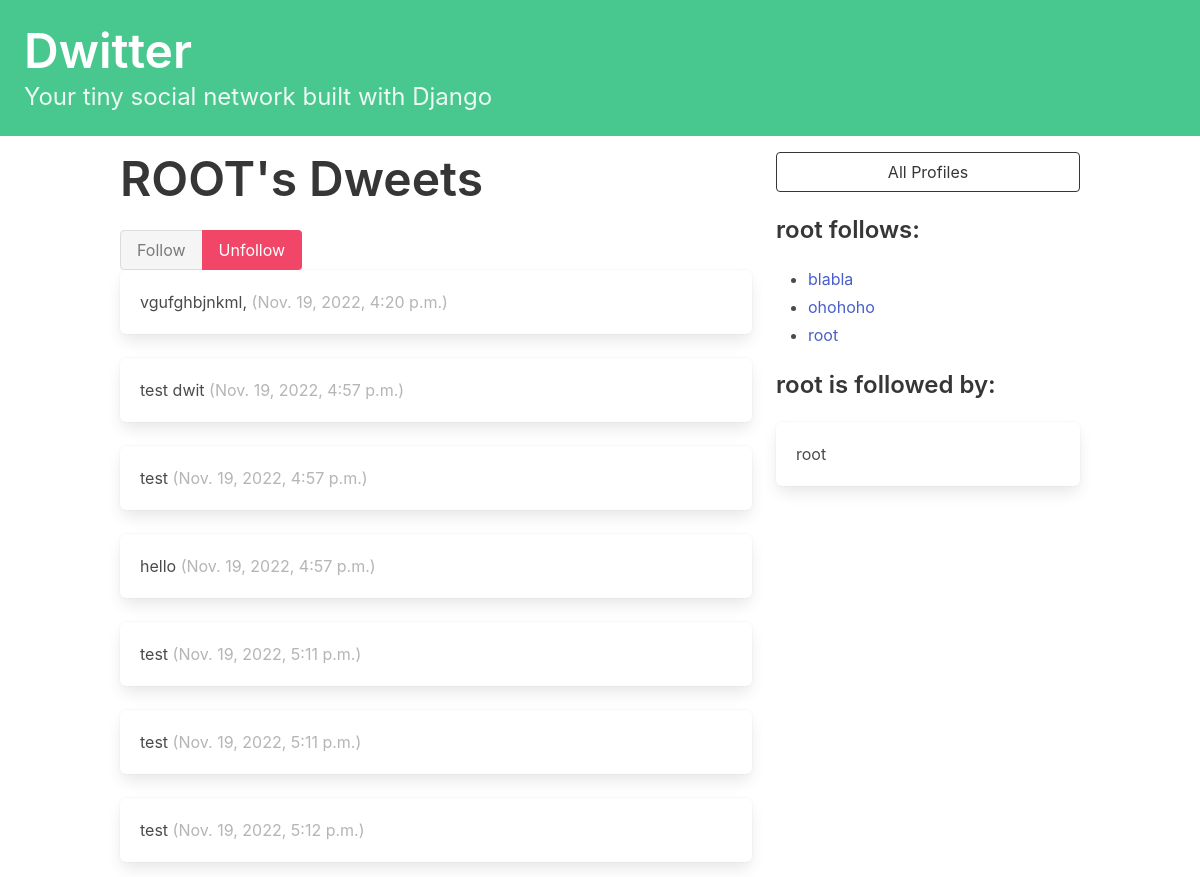
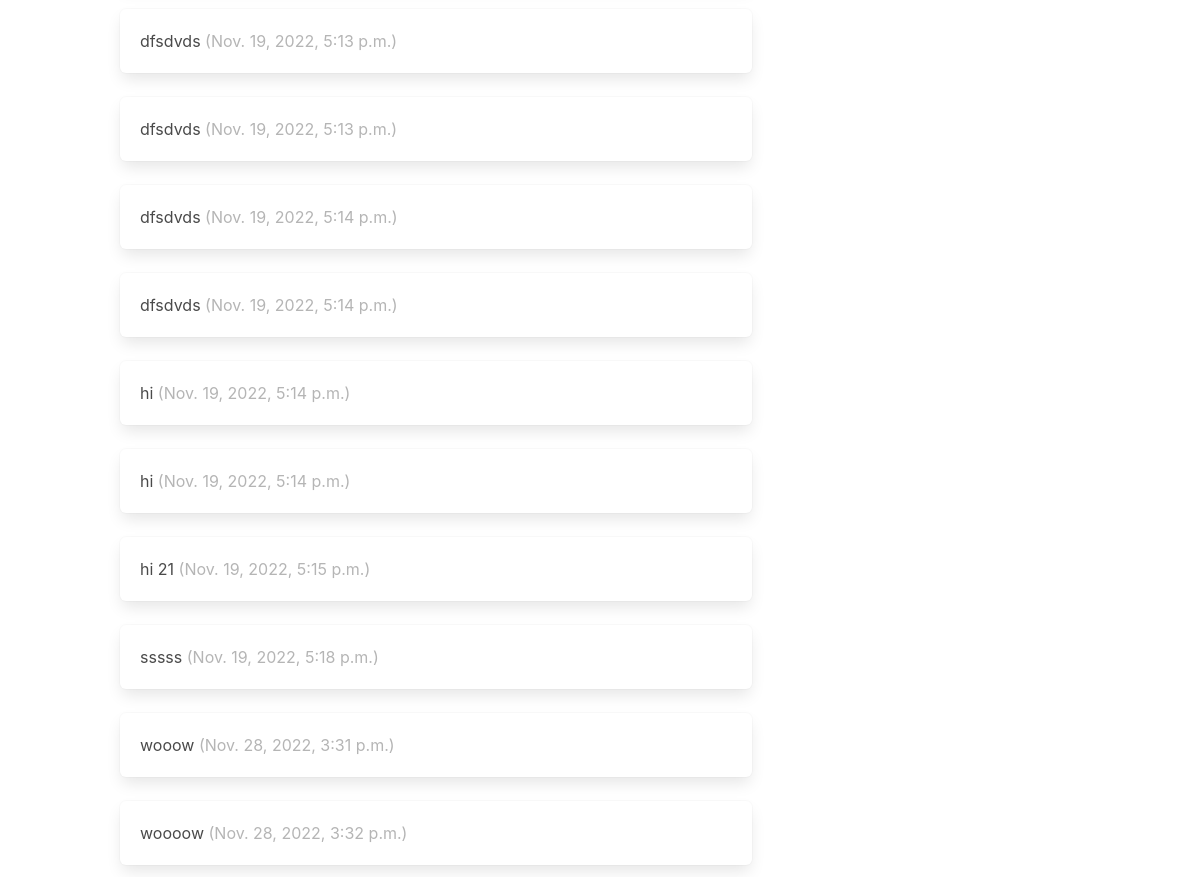
Page /profile/3 (signed in) on the committed database (2 pictures, top to bottom).
### dwitter/models.py (models this page shows, shortened)
class Profile(models.Model):
    user = models.OneToOneField(User, on_delete=models.CASCADE)
    follows = models.ManyToManyField(
        "self",
        related_name="followed_by",
        symmetrical=False,
        blank=True
    )
    def __str__(self):
        return self.user.username

class Dweet(models.Model):
    user = models.ForeignKey(User,related_name="dweets",
        on_delete=models.DO_NOTHING)
    body = models.CharField(max_length=140)
    created_at = models.DateTimeField(auto_now_add=True)

### dwitter/views.py (the view, shortened to what this page needs)
# urls.py: path("profile/<int:pk>", profile, name="profile"),
def profile(request, pk):
    if not hasattr(request.user, 'profile'):
        missing_profile = Profile(user=request.user)
        missing_profile.save()
    profile = Profile.objects.get(pk=pk)
    return render(request, "dwitter/profile.html", {"profile": profile})

### dwitter/templates/dwitter/profile.html (shortened to what this page needs)
{% extends 'base.html' %}
{% block content %}
<div class="column">
<div class="block">
<h1 class="title is-1">
{{profile.user.username|upper}}'s Dweets
</h1>
</div>
<form method="post">
<div class="buttons has-addons">
{% if profile in user.profile.follows.all %}
<button class="button is-success is-static">Follow</button>
<button class="button is-danger" name="follow" value="unfollow">
Unfollow
</button>
{% else %}
<button class="button is-success" name="follow" value="follow">
Follow
</button>
<button class="button is-danger is-static">Unfollow</button>
{% endif %}
</div>
</form>
<div class="content">
{% for dweet in profile.user.dweets.all %}
<div class="box">
{{ dweet.body }}
<span class="is-small has-text-grey-light">
({{ dweet.created_at }})
</span>
</div>
{% endfor %}
</div>
</div>
<div class="column is-one-third">
<div class="block">
<a href="{% url 'dwitter:profile_list' %}">
<button class="button is-dark is-outlined is-fullwidth">
All Profiles
</button>
</a>
</div>
<div class="block">
<h3 class="title is-4">
{{profile.user.username}} follows:
</h3>
<div class="content">
<ul>
{% for following in profile.follows.all %}
<li>
<a href="{% url 'dwitter:profile' following.id %}">
{{ following }}
</a>
</li>
{% endfor %}
</ul>
</div>
</div>
<div class="block">
<h3 class="title is-4">
{{profile.user.username}} is followed by:
</h3>
<div class="content">
{% for followed in profile.followed_by.all %}
<div class="box">
{{ followed}}
</div>
{% endfor %}
</div>
</div>
</div>
{% endblock content %}

### rows in the picture
Profile: user.username "ROOT", user.username "root"
Dweet: body "vgufghbjnkml,", created_at "Nov. 19, 2022, 4:20 p.m."
Dweet: body "test dwit", created_at "Nov. 19, 2022, 4:57 p.m."
Dweet: body "test", created_at "Nov. 19, 2022, 4:57 p.m."
Dweet: body "hello", created_at "Nov. 19, 2022, 4:57 p.m."
Dweet: body "test", created_at "Nov. 19, 2022, 5:11 p.m."
Dweet: body "test", created_at "Nov. 19, 2022, 5:11 p.m."
Dweet: body "test", created_at "Nov. 19, 2022, 5:12 p.m."
Dweet: body "dfsdvds", created_at "Nov. 19, 2022, 5:13 p.m."
Dweet: body "dfsdvds", created_at "Nov. 19, 2022, 5:13 p.m."
Dweet: body "dfsdvds", created_at "Nov. 19, 2022, 5:14 p.m."
Dweet: body "dfsdvds", created_at "Nov. 19, 2022, 5:14 p.m."
Dweet: body "hi", created_at "Nov. 19, 2022, 5:14 p.m."
Dweet: body "hi", created_at "Nov. 19, 2022, 5:14 p.m."
Dweet: body "hi 21", created_at "Nov. 19, 2022, 5:15 p.m."
Dweet: body "sssss", created_at "Nov. 19, 2022, 5:18 p.m."
Dweet: body "wooow", created_at "Nov. 28, 2022, 3:31 p.m."
Dweet: body "woooow", created_at "Nov. 28, 2022, 3:32 p.m."
Profile: user.username "blabla"
Profile: user.username "ohohoho"
